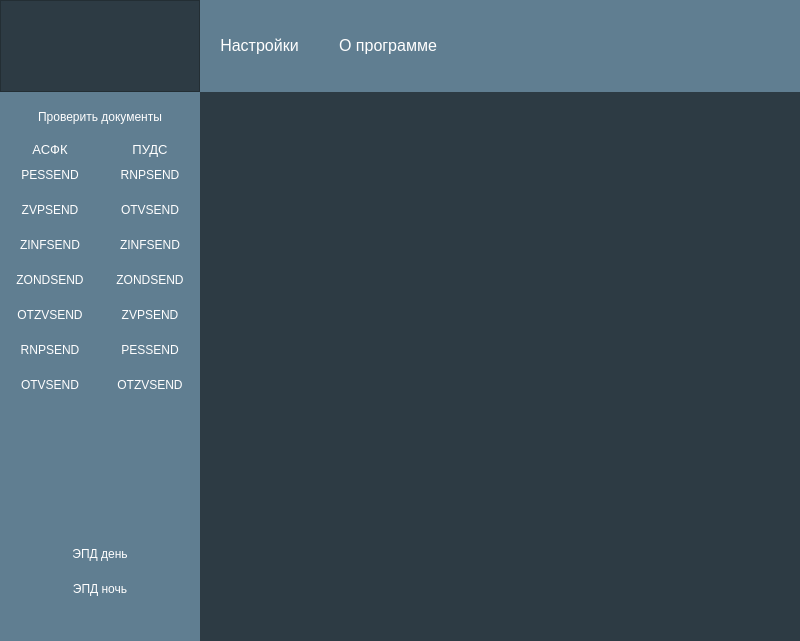
<?xml version="1.0" encoding="UTF-8"?>
<ui version="4.0">
 <class>MainWindow</class>
 <widget class="QMainWindow" name="MainWindow">
  <property name="geometry">
   <rect>
    <x>0</x>
    <y>0</y>
    <width>800</width>
    <height>641</height>
   </rect>
  </property>
  <property name="windowTitle">
   <string>MainWindow</string>
  </property>
  <property name="styleSheet">
   <string notr="true">background-color: rgb(45, 59, 68);
color: white;
</string>
  </property>
  <widget class="QWidget" name="centralwidget">
   <layout class="QVBoxLayout" name="verticalLayout_4" stretch="1,6">
    <property name="spacing">
     <number>0</number>
    </property>
    <property name="leftMargin">
     <number>0</number>
    </property>
    <property name="topMargin">
     <number>0</number>
    </property>
    <property name="rightMargin">
     <number>0</number>
    </property>
    <property name="bottomMargin">
     <number>0</number>
    </property>
    <item>
     <layout class="QHBoxLayout" name="horizontalLayout_2" stretch="1,4">
      <property name="spacing">
       <number>0</number>
      </property>
      <item>
       <widget class="QFrame" name="frame">
        <property name="minimumSize">
         <size>
          <width>200</width>
          <height>90</height>
         </size>
        </property>
        <property name="frameShape">
         <enum>QFrame::StyledPanel</enum>
        </property>
        <property name="frameShadow">
         <enum>QFrame::Raised</enum>
        </property>
        <layout class="QHBoxLayout" name="horizontalLayout_6">
         <property name="spacing">
          <number>0</number>
         </property>
         <property name="leftMargin">
          <number>0</number>
         </property>
         <property name="topMargin">
          <number>0</number>
         </property>
         <property name="rightMargin">
          <number>0</number>
         </property>
         <property name="bottomMargin">
          <number>0</number>
         </property>
         <item>
          <widget class="QLabel" name="label">
           <property name="text">
            <string/>
           </property>
           <property name="pixmap">
            <pixmap resource="icons.qrc">:/icon/bank.png</pixmap>
           </property>
           <property name="scaledContents">
            <bool>false</bool>
           </property>
           <property name="alignment">
            <set>Qt::AlignCenter</set>
           </property>
          </widget>
         </item>
        </layout>
       </widget>
      </item>
      <item>
       <widget class="QWidget" name="widget_2" native="true">
        <property name="styleSheet">
         <string notr="true">.QPushButton {
color: white;
border: none;
padding-left: 20px;
padding-right: 20px;
}
.QPushButton:hover {
color: red;
border: none;
padding-left: 20px;
padding-right: 20px;
}
QWidget{
	background-color: #607E91;
}
</string>
        </property>
        <layout class="QHBoxLayout" name="horizontalLayout">
         <property name="spacing">
          <number>0</number>
         </property>
         <property name="leftMargin">
          <number>0</number>
         </property>
         <property name="topMargin">
          <number>0</number>
         </property>
         <property name="rightMargin">
          <number>0</number>
         </property>
         <property name="bottomMargin">
          <number>0</number>
         </property>
         <item>
          <widget class="QPushButton" name="pushButton">
           <property name="font">
            <font>
             <pointsize>12</pointsize>
             <weight>50</weight>
             <bold>false</bold>
            </font>
           </property>
           <property name="cursor">
            <cursorShape>PointingHandCursor</cursorShape>
           </property>
           <property name="text">
            <string>Настройки</string>
           </property>
          </widget>
         </item>
         <item>
          <widget class="QPushButton" name="pushButton_2">
           <property name="font">
            <font>
             <pointsize>12</pointsize>
             <weight>50</weight>
             <bold>false</bold>
            </font>
           </property>
           <property name="cursor">
            <cursorShape>PointingHandCursor</cursorShape>
           </property>
           <property name="text">
            <string>О программе</string>
           </property>
          </widget>
         </item>
         <item>
          <spacer name="horizontalSpacer">
           <property name="orientation">
            <enum>Qt::Horizontal</enum>
           </property>
           <property name="sizeHint" stdset="0">
            <size>
             <width>40</width>
             <height>20</height>
            </size>
           </property>
          </spacer>
         </item>
        </layout>
       </widget>
      </item>
     </layout>
    </item>
    <item>
     <widget class="QWidget" name="widget" native="true">
      <property name="styleSheet">
       <string notr="true">QWidget{
	background-color: #607E91
}

.QPushButton {
color: white;
background-color: #607E91;
border-radius: 5px;
}
.QPushButton:hover {
background-color: #8AB6D1;
border-radius: 5px;

}</string>
      </property>
      <layout class="QHBoxLayout" name="horizontalLayout_4" stretch="1,4">
       <property name="spacing">
        <number>0</number>
       </property>
       <property name="leftMargin">
        <number>0</number>
       </property>
       <property name="topMargin">
        <number>0</number>
       </property>
       <property name="rightMargin">
        <number>0</number>
       </property>
       <property name="bottomMargin">
        <number>0</number>
       </property>
       <item>
        <layout class="QVBoxLayout" name="verticalLayout_3">
         <property name="spacing">
          <number>0</number>
         </property>
         <item>
          <widget class="QPushButton" name="chekDocuments">
           <property name="minimumSize">
            <size>
             <width>200</width>
             <height>50</height>
            </size>
           </property>
           <property name="cursor">
            <cursorShape>PointingHandCursor</cursorShape>
           </property>
           <property name="text">
            <string>Проверить документы</string>
           </property>
           <property name="icon">
            <iconset resource="icons.qrc">
             <normaloff>:/icon/check.png</normaloff>:/icon/check.png</iconset>
           </property>
           <property name="iconSize">
            <size>
             <width>35</width>
             <height>35</height>
            </size>
           </property>
          </widget>
         </item>
         <item>
          <layout class="QHBoxLayout" name="horizontalLayout_3">
           <property name="spacing">
            <number>0</number>
           </property>
           <item>
            <layout class="QVBoxLayout" name="verticalLayout">
             <property name="spacing">
              <number>0</number>
             </property>
             <item>
              <widget class="QLabel" name="label_2">
               <property name="font">
                <font>
                 <pointsize>10</pointsize>
                </font>
               </property>
               <property name="text">
                <string>АСФК</string>
               </property>
               <property name="alignment">
                <set>Qt::AlignCenter</set>
               </property>
              </widget>
             </item>
             <item>
              <widget class="QPushButton" name="PESSEND">
               <property name="minimumSize">
                <size>
                 <width>0</width>
                 <height>35</height>
                </size>
               </property>
               <property name="cursor">
                <cursorShape>PointingHandCursor</cursorShape>
               </property>
               <property name="text">
                <string>PESSEND</string>
               </property>
               <property name="icon">
                <iconset resource="icons.qrc">
                 <normaloff>:/icon/copy.png</normaloff>:/icon/copy.png</iconset>
               </property>
               <property name="iconSize">
                <size>
                 <width>35</width>
                 <height>35</height>
                </size>
               </property>
              </widget>
             </item>
             <item>
              <widget class="QPushButton" name="ZVPSEND">
               <property name="minimumSize">
                <size>
                 <width>0</width>
                 <height>35</height>
                </size>
               </property>
               <property name="cursor">
                <cursorShape>PointingHandCursor</cursorShape>
               </property>
               <property name="text">
                <string>ZVPSEND</string>
               </property>
               <property name="icon">
                <iconset resource="icons.qrc">
                 <normaloff>:/icon/copy.png</normaloff>:/icon/copy.png</iconset>
               </property>
               <property name="iconSize">
                <size>
                 <width>35</width>
                 <height>35</height>
                </size>
               </property>
              </widget>
             </item>
             <item>
              <widget class="QPushButton" name="ZINFSEND">
               <property name="minimumSize">
                <size>
                 <width>0</width>
                 <height>35</height>
                </size>
               </property>
               <property name="cursor">
                <cursorShape>PointingHandCursor</cursorShape>
               </property>
               <property name="text">
                <string>ZINFSEND</string>
               </property>
               <property name="icon">
                <iconset resource="icons.qrc">
                 <normaloff>:/icon/copy.png</normaloff>:/icon/copy.png</iconset>
               </property>
               <property name="iconSize">
                <size>
                 <width>35</width>
                 <height>35</height>
                </size>
               </property>
              </widget>
             </item>
             <item>
              <widget class="QPushButton" name="ZONDSEND">
               <property name="minimumSize">
                <size>
                 <width>0</width>
                 <height>35</height>
                </size>
               </property>
               <property name="cursor">
                <cursorShape>PointingHandCursor</cursorShape>
               </property>
               <property name="text">
                <string>ZONDSEND</string>
               </property>
               <property name="icon">
                <iconset resource="icons.qrc">
                 <normaloff>:/icon/copy.png</normaloff>:/icon/copy.png</iconset>
               </property>
               <property name="iconSize">
                <size>
                 <width>35</width>
                 <height>35</height>
                </size>
               </property>
              </widget>
             </item>
             <item>
              <widget class="QPushButton" name="OTZVSEND">
               <property name="minimumSize">
                <size>
                 <width>0</width>
                 <height>35</height>
                </size>
               </property>
               <property name="cursor">
                <cursorShape>PointingHandCursor</cursorShape>
               </property>
               <property name="text">
                <string>OTZVSEND</string>
               </property>
               <property name="icon">
                <iconset resource="icons.qrc">
                 <normaloff>:/icon/copy.png</normaloff>:/icon/copy.png</iconset>
               </property>
               <property name="iconSize">
                <size>
                 <width>35</width>
                 <height>35</height>
                </size>
               </property>
              </widget>
             </item>
             <item>
              <widget class="QPushButton" name="RNPSEND">
               <property name="minimumSize">
                <size>
                 <width>0</width>
                 <height>35</height>
                </size>
               </property>
               <property name="cursor">
                <cursorShape>PointingHandCursor</cursorShape>
               </property>
               <property name="text">
                <string>RNPSEND</string>
               </property>
               <property name="icon">
                <iconset resource="icons.qrc">
                 <normaloff>:/icon/copy.png</normaloff>:/icon/copy.png</iconset>
               </property>
               <property name="iconSize">
                <size>
                 <width>35</width>
                 <height>35</height>
                </size>
               </property>
              </widget>
             </item>
             <item>
              <widget class="QPushButton" name="OTVSEND">
               <property name="minimumSize">
                <size>
                 <width>0</width>
                 <height>35</height>
                </size>
               </property>
               <property name="cursor">
                <cursorShape>PointingHandCursor</cursorShape>
               </property>
               <property name="styleSheet">
                <string notr="true"/>
               </property>
               <property name="text">
                <string>OTVSEND</string>
               </property>
               <property name="icon">
                <iconset resource="icons.qrc">
                 <normaloff>:/icon/copy.png</normaloff>:/icon/copy.png</iconset>
               </property>
               <property name="iconSize">
                <size>
                 <width>35</width>
                 <height>35</height>
                </size>
               </property>
              </widget>
             </item>
             <item>
              <spacer name="verticalSpacer">
               <property name="orientation">
                <enum>Qt::Vertical</enum>
               </property>
               <property name="sizeHint" stdset="0">
                <size>
                 <width>20</width>
                 <height>40</height>
                </size>
               </property>
              </spacer>
             </item>
            </layout>
           </item>
           <item>
            <layout class="QVBoxLayout" name="verticalLayout_2">
             <item>
              <widget class="QLabel" name="label_3">
               <property name="font">
                <font>
                 <pointsize>10</pointsize>
                </font>
               </property>
               <property name="text">
                <string>ПУДС</string>
               </property>
               <property name="alignment">
                <set>Qt::AlignCenter</set>
               </property>
              </widget>
             </item>
             <item>
              <widget class="QPushButton" name="RNPSEND_PUDS">
               <property name="minimumSize">
                <size>
                 <width>0</width>
                 <height>35</height>
                </size>
               </property>
               <property name="cursor">
                <cursorShape>PointingHandCursor</cursorShape>
               </property>
               <property name="text">
                <string>RNPSEND</string>
               </property>
               <property name="icon">
                <iconset resource="icons.qrc">
                 <normaloff>:/icon/copy.png</normaloff>:/icon/copy.png</iconset>
               </property>
               <property name="iconSize">
                <size>
                 <width>35</width>
                 <height>35</height>
                </size>
               </property>
              </widget>
             </item>
             <item>
              <widget class="QPushButton" name="OTVSEND_PUDS">
               <property name="minimumSize">
                <size>
                 <width>0</width>
                 <height>35</height>
                </size>
               </property>
               <property name="cursor">
                <cursorShape>PointingHandCursor</cursorShape>
               </property>
               <property name="styleSheet">
                <string notr="true"/>
               </property>
               <property name="text">
                <string>OTVSEND</string>
               </property>
               <property name="icon">
                <iconset resource="icons.qrc">
                 <normaloff>:/icon/copy.png</normaloff>:/icon/copy.png</iconset>
               </property>
               <property name="iconSize">
                <size>
                 <width>35</width>
                 <height>35</height>
                </size>
               </property>
              </widget>
             </item>
             <item>
              <widget class="QPushButton" name="ZINFSEND_PUDS">
               <property name="enabled">
                <bool>false</bool>
               </property>
               <property name="minimumSize">
                <size>
                 <width>0</width>
                 <height>35</height>
                </size>
               </property>
               <property name="cursor">
                <cursorShape>PointingHandCursor</cursorShape>
               </property>
               <property name="text">
                <string>ZINFSEND</string>
               </property>
               <property name="icon">
                <iconset resource="icons.qrc">
                 <normaloff>:/icon/copy.png</normaloff>:/icon/copy.png</iconset>
               </property>
               <property name="iconSize">
                <size>
                 <width>35</width>
                 <height>35</height>
                </size>
               </property>
              </widget>
             </item>
             <item>
              <widget class="QPushButton" name="ZONDSEND_PUDS">
               <property name="enabled">
                <bool>false</bool>
               </property>
               <property name="minimumSize">
                <size>
                 <width>0</width>
                 <height>35</height>
                </size>
               </property>
               <property name="cursor">
                <cursorShape>PointingHandCursor</cursorShape>
               </property>
               <property name="text">
                <string>ZONDSEND</string>
               </property>
               <property name="icon">
                <iconset resource="icons.qrc">
                 <normaloff>:/icon/copy.png</normaloff>:/icon/copy.png</iconset>
               </property>
               <property name="iconSize">
                <size>
                 <width>35</width>
                 <height>35</height>
                </size>
               </property>
              </widget>
             </item>
             <item>
              <widget class="QPushButton" name="ZVPSEND_PUDS">
               <property name="enabled">
                <bool>false</bool>
               </property>
               <property name="minimumSize">
                <size>
                 <width>0</width>
                 <height>35</height>
                </size>
               </property>
               <property name="cursor">
                <cursorShape>PointingHandCursor</cursorShape>
               </property>
               <property name="text">
                <string>ZVPSEND</string>
               </property>
               <property name="icon">
                <iconset resource="icons.qrc">
                 <normaloff>:/icon/copy.png</normaloff>:/icon/copy.png</iconset>
               </property>
               <property name="iconSize">
                <size>
                 <width>35</width>
                 <height>35</height>
                </size>
               </property>
              </widget>
             </item>
             <item>
              <widget class="QPushButton" name="PESSEND_PUDS">
               <property name="enabled">
                <bool>false</bool>
               </property>
               <property name="minimumSize">
                <size>
                 <width>0</width>
                 <height>35</height>
                </size>
               </property>
               <property name="cursor">
                <cursorShape>PointingHandCursor</cursorShape>
               </property>
               <property name="text">
                <string>PESSEND</string>
               </property>
               <property name="icon">
                <iconset resource="icons.qrc">
                 <normaloff>:/icon/copy.png</normaloff>:/icon/copy.png</iconset>
               </property>
               <property name="iconSize">
                <size>
                 <width>35</width>
                 <height>35</height>
                </size>
               </property>
              </widget>
             </item>
             <item>
              <widget class="QPushButton" name="OTZVSEND_PUDS">
               <property name="enabled">
                <bool>false</bool>
               </property>
               <property name="minimumSize">
                <size>
                 <width>0</width>
                 <height>35</height>
                </size>
               </property>
               <property name="cursor">
                <cursorShape>PointingHandCursor</cursorShape>
               </property>
               <property name="text">
                <string>OTZVSEND</string>
               </property>
               <property name="icon">
                <iconset resource="icons.qrc">
                 <normaloff>:/icon/copy.png</normaloff>:/icon/copy.png</iconset>
               </property>
               <property name="iconSize">
                <size>
                 <width>35</width>
                 <height>35</height>
                </size>
               </property>
              </widget>
             </item>
             <item>
              <spacer name="verticalSpacer_2">
               <property name="orientation">
                <enum>Qt::Vertical</enum>
               </property>
               <property name="sizeHint" stdset="0">
                <size>
                 <width>20</width>
                 <height>40</height>
                </size>
               </property>
              </spacer>
             </item>
            </layout>
           </item>
          </layout>
         </item>
         <item>
          <widget class="QPushButton" name="day">
           <property name="minimumSize">
            <size>
             <width>0</width>
             <height>35</height>
            </size>
           </property>
           <property name="cursor">
            <cursorShape>PointingHandCursor</cursorShape>
           </property>
           <property name="text">
            <string>ЭПД день</string>
           </property>
           <property name="icon">
            <iconset resource="icons.qrc">
             <normaloff>:/icon/code.png</normaloff>:/icon/code.png</iconset>
           </property>
           <property name="iconSize">
            <size>
             <width>35</width>
             <height>35</height>
            </size>
           </property>
          </widget>
         </item>
         <item>
          <widget class="QPushButton" name="night">
           <property name="minimumSize">
            <size>
             <width>0</width>
             <height>35</height>
            </size>
           </property>
           <property name="cursor">
            <cursorShape>PointingHandCursor</cursorShape>
           </property>
           <property name="text">
            <string>ЭПД ночь</string>
           </property>
           <property name="icon">
            <iconset resource="icons.qrc">
             <normaloff>:/icon/code.png</normaloff>:/icon/code.png</iconset>
           </property>
           <property name="iconSize">
            <size>
             <width>35</width>
             <height>35</height>
            </size>
           </property>
          </widget>
         </item>
         <item>
          <widget class="QPushButton" name="clearWindow">
           <property name="minimumSize">
            <size>
             <width>0</width>
             <height>35</height>
            </size>
           </property>
           <property name="cursor">
            <cursorShape>PointingHandCursor</cursorShape>
           </property>
           <property name="text">
            <string/>
           </property>
           <property name="icon">
            <iconset resource="icons.qrc">
             <normaloff>:/icon/clear.png</normaloff>:/icon/clear.png</iconset>
           </property>
           <property name="iconSize">
            <size>
             <width>40</width>
             <height>40</height>
            </size>
           </property>
          </widget>
         </item>
        </layout>
       </item>
       <item>
        <widget class="QWidget" name="widget_3" native="true">
         <property name="minimumSize">
          <size>
           <width>0</width>
           <height>0</height>
          </size>
         </property>
         <property name="styleSheet">
          <string notr="true">.QTextEdit{
	background-color: rgb(45, 59, 68);
	border: none;
	color: white;
	padding: 20px;
}

</string>
         </property>
         <layout class="QHBoxLayout" name="horizontalLayout_5">
          <property name="spacing">
           <number>0</number>
          </property>
          <property name="leftMargin">
           <number>0</number>
          </property>
          <property name="topMargin">
           <number>0</number>
          </property>
          <property name="rightMargin">
           <number>0</number>
          </property>
          <property name="bottomMargin">
           <number>0</number>
          </property>
          <item>
           <widget class="QTextEdit" name="textEdit">
            <property name="enabled">
             <bool>true</bool>
            </property>
            <property name="minimumSize">
             <size>
              <width>0</width>
              <height>0</height>
             </size>
            </property>
            <property name="maximumSize">
             <size>
              <width>16777215</width>
              <height>16777215</height>
             </size>
            </property>
            <property name="font">
             <font>
              <pointsize>12</pointsize>
              <weight>50</weight>
              <italic>false</italic>
              <bold>false</bold>
             </font>
            </property>
            <property name="readOnly">
             <bool>true</bool>
            </property>
           </widget>
          </item>
         </layout>
        </widget>
       </item>
      </layout>
     </widget>
    </item>
   </layout>
  </widget>
 </widget>
 <resources>
  <include location="icons.qrc"/>
  <include location="../../venv/Lib/site-packages/qt5_applications/Qt/bin/icons.qrc"/>
 </resources>
 <connections/>
</ui>
